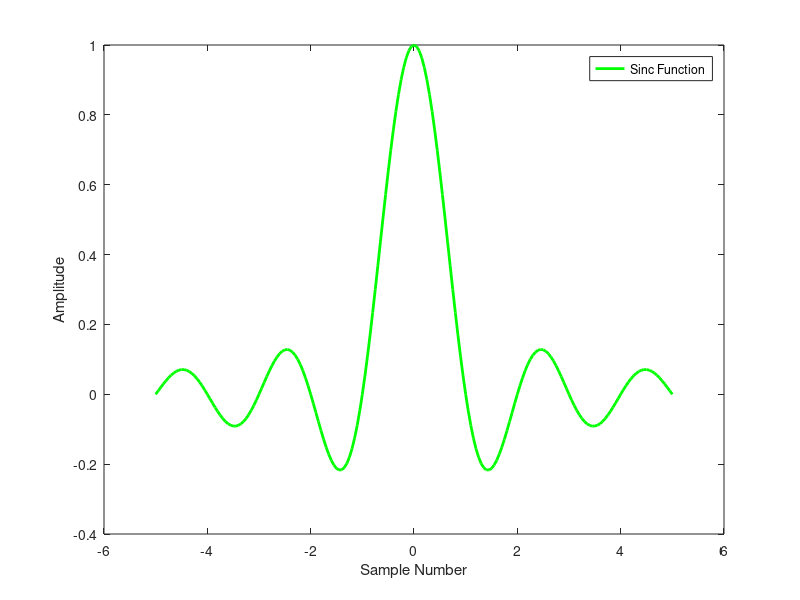

MATLAB code for this plot:
%Sinc function
t = -5:0.05:5;
x = sinc(t);
plot(t,x, 'g', 'LineWidth', 2);
legend('Sinc Function');
xlabel('Sample Number');
ylabel('Amplitude');    
